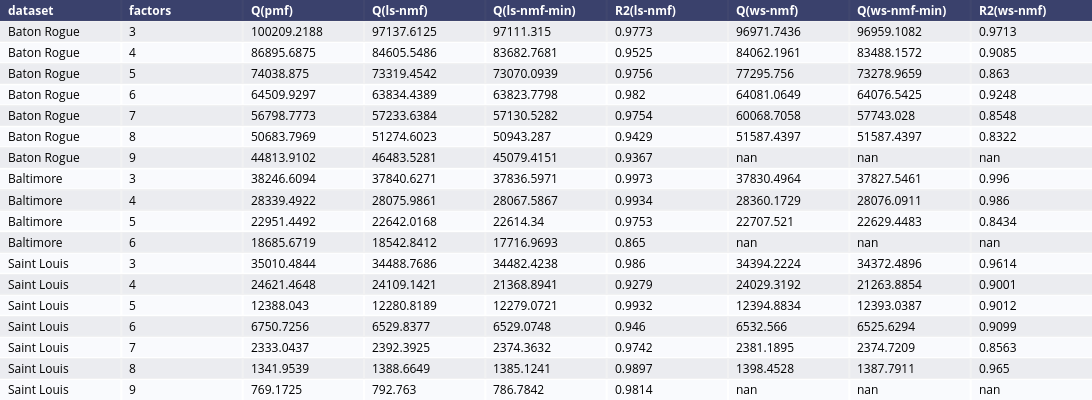

Notebook cell for this chart:
### Markdown cell above
##### Q/Loss Comparison
Here the three different datasets were tested using both algorithms. 200 models were created for each dataset, each factor count, and each algorithm. The most compariable Q and $R^2$ are shown, along with the best performing (lowest Q) model Q is shown. The NaN were models that had not yet been completed. Each model requires a comparison of all permutations of the factor ordering to the PMF5 output, making comparison of factors > 5 time consuming to complete for 200 models. The $R^2$ value is the total average, the comparison of the factor profile (H matrix), the factor contribution (W matrix), and the model concentration output (WH).

### Code cell
q_analysis_file = "q_analysis.json"
q_analysis = {}
with open(q_analysis_file, "r") as data_file:
    q_analysis = json.load(data_file)
q_df = pd.DataFrame(q_analysis.values())
q_df["dataset"].replace({"br": "Baton Rogue", "b": "Baltimore", "sl": "Saint Louis"}, inplace=True)
q_df.rename(columns={"Q(ls-nmf-R2)": "R2(ls-nmf)", "Q(ws-nmf-R2)": "R2(ws-nmf)"}, inplace=True)
q_df = q_df.round(decimals=4)
q_fig = ff.create_table(q_df)
q_fig.update_layout(width=1200, height=400)
q_fig.show()

### Figure 1 — Plotly figure (JSON) as saved in the notebook; plotly's stock layout.template omitted (floating-point values rounded to 4 significant figures; data arrays with more than 128 entries replaced by an {"elided": "..."} marker saying what was removed)
{"data": [{"colorscale": [[0, "#00083e"], [0.5, "#ededee"], [1, "#ffffff"]], "hoverinfo": "none", "opacity": 0.75, "showscale": false, "type": "heatmap", "z": {"elided": "19x9 float values"}}], "layout": {"annotations": [{"align": "left", "font": {"color": "#ffffff"}, "showarrow": false, "text": "<b>dataset</b>", "x": -0.45, "xanchor": "left", "xref": "x", "y": 0, "yref": "y"}, {"align": "left", "font": {"color": "#ffffff"}, "showarrow": false, "text": "<b>factors</b>", "x": 0.55, "xanchor": "left", "xref": "x", "y": 0, "yref": "y"}, {"align": "left", "font": {"color": "#ffffff"}, "showarrow": false, "text": "<b>Q(pmf)</b>", "x": 1.55, "xanchor": "left", "xref": "x", "y": 0, "yref": "y"}, {"align": "left", "font": {"color": "#ffffff"}, "showarrow": false, "text": "<b>Q(ls-nmf)</b>", "x": 2.55, "xanchor": "left", "xref": "x", "y": 0, "yref": "y"}, {"align": "left", "font": {"color": "#ffffff"}, "showarrow": false, "text": "<b>Q(ls-nmf-min)</b>", "x": 3.55, "xanchor": "left", "xref": "x", "y": 0, "yref": "y"}, {"align": "left", "font": {"color": "#ffffff"}, "showarrow": false, "text": "<b>R2(ls-nmf)</b>", "x": 4.55, "xanchor": "left", "xref": "x", "y": 0, "yref": "y"}, {"align": "left", "font": {"color": "#ffffff"}, "showarrow": false, "text": "<b>Q(ws-nmf)</b>", "x": 5.55, "xanchor": "left", "xref": "x", "y": 0, "yref": "y"}, {"align": "left", "font": {"color": "#ffffff"}, "showarrow": false, "text": "<b>Q(ws-nmf-min)</b>", "x": 6.55, "xanchor": "left", "xref": "x", "y": 0, "yref": "y"}, {"align": "left", "font": {"color": "#ffffff"}, "showarrow": false, "text": "<b>R2(ws-nmf)</b>", "x": 7.55, "xanchor": "left", "xref": "x", "y": 0, "yref": "y"}, {"align": "left", "font": {"color": "#000000"}, "showarrow": false, "text": "Baton Rogue", "x": -0.45, "xanchor": "left", "xref": "x", "y": 1, "yref": "y"}, {"align": "left", "font": {"color": "#000000"}, "showarrow": false, "text": "3", "x": 0.55, "xanchor": "left", "xref": "x", "y": 1, "yref": "y"}, {"align": "left", "font": {"color": "#000000"}, "showarrow": false, "text": "100209.2188", "x": 1.55, "xanchor": "left", "xref": "x", "y": 1, "yref": "y"}, {"align": "left", "font": {"color": "#000000"}, "showarrow": false, "text": "97137.6125", "x": 2.55, "xanchor": "left", "xref": "x", "y": 1, "yref": "y"}, {"align": "left", "font": {"color": "#000000"}, "showarrow": false, "text": "97111.315", "x": 3.55, "xanchor": "left", "xref": "x", "y": 1, "yref": "y"}, {"align": "left", "font": {"color": "#000000"}, "showarrow": false, "text": "0.9773", "x": 4.55, "xanchor": "left", "xref": "x", "y": 1, "yref": "y"}, {"align": "left", "font": {"color": "#000000"}, "showarrow": false, "text": "96971.7436", "x": 5.55, "xanchor": "left", "xref": "x", "y": 1, "yref": "y"}, {"align": "left", "font": {"color": "#000000"}, "showarrow": false, "text": "96959.1082", "x": 6.55, "xanchor": "left", "xref": "x", "y": 1, "yref": "y"}, {"align": "left", "font": {"color": "#000000"}, "showarrow": false, "text": "0.9713", "x": 7.55, "xanchor": "left", "xref": "x", "y": 1, "yref": "y"}, {"align": "left", "font": {"color": "#000000"}, "showarrow": false, "text": "Baton Rogue", "x": -0.45, "xanchor": "left", "xref": "x", "y": 2, "yref": "y"}, {"align": "left", "font": {"color": "#000000"}, "showarrow": false, "text": "4", "x": 0.55, "xanchor": "left", "xref": "x", "y": 2, "yref": "y"}, {"align": "left", "font": {"color": "#000000"}, "showarrow": false, "text": "86895.6875", "x": 1.55, "xanchor": "left", "xref": "x", "y": 2, "yref": "y"}, {"align": "left", "font": {"color": "#000000"}, "showarrow": false, "text": "84605.5486", "x": 2.55, "xanchor": "left", "xref": "x", "y": 2, "yref": "y"}, {"align": "left", "font": {"color": "#000000"}, "showarrow": false, "text": "83682.7681", "x": 3.55, "xanchor": "left", "xref": "x", "y": 2, "yref": "y"}, {"align": "left", "font": {"color": "#000000"}, "showarrow": false, "text": "0.9525", "x": 4.55, "xanchor": "left", "xref": "x", "y": 2, "yref": "y"}, {"align": "left", "font": {"color": "#000000"}, "showarrow": false, "text": "84062.1961", "x": 5.55, "xanchor": "left", "xref": "x", "y": 2, "yref": "y"}, {"align": "left", "font": {"color": "#000000"}, "showarrow": false, "text": "83488.1572", "x": 6.55, "xanchor": "left", "xref": "x", "y": 2, "yref": "y"}, {"align": "left", "font": {"color": "#000000"}, "showarrow": false, "text": "0.9085", "x": 7.55, "xanchor": "left", "xref": "x", "y": 2, "yref": "y"}, {"align": "left", "font": {"color": "#000000"}, "showarrow": false, "text": "Baton Rogue", "x": -0.45, "xanchor": "left", "xref": "x", "y": 3, "yref": "y"}, {"align": "left", "font": {"color": "#000000"}, "showarrow": false, "text": "5", "x": 0.55, "xanchor": "left", "xref": "x", "y": 3, "yref": "y"}, {"align": "left", "font": {"color": "#000000"}, "showarrow": false, "text": "74038.875", "x": 1.55, "xanchor": "left", "xref": "x", "y": 3, "yref": "y"}, {"align": "left", "font": {"color": "#000000"}, "showarrow": false, "text": "73319.4542", "x": 2.55, "xanchor": "left", "xref": "x", "y": 3, "yref": "y"}, {"align": "left", "font": {"color": "#000000"}, "showarrow": false, "text": "73070.0939", "x": 3.55, "xanchor": "left", "xref": "x", "y": 3, "yref": "y"}, {"align": "left", "font": {"color": "#000000"}, "showarrow": false, "text": "0.9756", "x": 4.55, "xanchor": "left", "xref": "x", "y": 3, "yref": "y"}, {"align": "left", "font": {"color": "#000000"}, "showarrow": false, "text": "77295.756", "x": 5.55, "xanchor": "left", "xref": "x", "y": 3, "yref": "y"}, {"align": "left", "font": {"color": "#000000"}, "showarrow": false, "text": "73278.9659", "x": 6.55, "xanchor": "left", "xref": "x", "y": 3, "yref": "y"}, {"align": "left", "font": {"color": "#000000"}, "showarrow": false, "text": "0.863", "x": 7.55, "xanchor": "left", "xref": "x", "y": 3, "yref": "y"}, {"align": "left", "font": {"color": "#000000"}, "showarrow": false, "text": "Baton Rogue", "x": -0.45, "xanchor": "left", "xref": "x", "y": 4, "yref": "y"}, {"align": "left", "font": {"color": "#000000"}, "showarrow": false, "text": "6", "x": 0.55, "xanchor": "left", "xref": "x", "y": 4, "yref": "y"}, {"align": "left", "font": {"color": "#000000"}, "showarrow": false, "text": "64509.9297", "x": 1.55, "xanchor": "left", "xref": "x", "y": 4, "yref": "y"}, {"align": "left", "font": {"color": "#000000"}, "showarrow": false, "text": "63834.4389", "x": 2.55, "xanchor": "left", "xref": "x", "y": 4, "yref": "y"}, {"align": "left", "font": {"color": "#000000"}, "showarrow": false, "text": "63823.7798", "x": 3.55, "xanchor": "left", "xref": "x", "y": 4, "yref": "y"}, {"align": "left", "font": {"color": "#000000"}, "showarrow": false, "text": "0.982", "x": 4.55, "xanchor": "left", "xref": "x", "y": 4, "yref": "y"}, {"align": "left", "font": {"color": "#000000"}, "showarrow": false, "text": "64081.0649", "x": 5.55, "xanchor": "left", "xref": "x", "y": 4, "yref": "y"}, {"align": "left", "font": {"color": "#000000"}, "showarrow": false, "text": "64076.5425", "x": 6.55, "xanchor": "left", "xref": "x", "y": 4, "yref": "y"}, {"align": "left", "font": {"color": "#000000"}, "showarrow": false, "text": "0.9248", "x": 7.55, "xanchor": "left", "xref": "x", "y": 4, "yref": "y"}, {"align": "left", "font": {"color": "#000000"}, "showarrow": false, "text": "Baton Rogue", "x": -0.45, "xanchor": "left", "xref": "x", "y": 5, "yref": "y"}, {"align": "left", "font": {"color": "#000000"}, "showarrow": false, "text": "7", "x": 0.55, "xanchor": "left", "xref": "x", "y": 5, "yref": "y"}, {"align": "left", "font": {"color": "#000000"}, "showarrow": false, "text": "56798.7773", "x": 1.55, "xanchor": "left", "xref": "x", "y": 5, "yref": "y"}, {"align": "left", "font": {"color": "#000000"}, "showarrow": false, "text": "57233.6384", "x": 2.55, "xanchor": "left", "xref": "x", "y": 5, "yref": "y"}, {"align": "left", "font": {"color": "#000000"}, "showarrow": false, "text": "57130.5282", "x": 3.55, "xanchor": "left", "xref": "x", "y": 5, "yref": "y"}, {"align": "left", "font": {"color": "#000000"}, "showarrow": false, "text": "0.9754", "x": 4.55, "xanchor": "left", "xref": "x", "y": 5, "yref": "y"}, {"align": "left", "font": {"color": "#000000"}, "showarrow": false, "text": "60068.7058", "x": 5.55, "xanchor": "left", "xref": "x", "y": 5, "yref": "y"}, {"align": "left", "font": {"color": "#000000"}, "showarrow": false, "text": "57743.028", "x": 6.55, "xanchor": "left", "xref": "x", "y": 5, "yref": "y"}, {"align": "left", "font": {"color": "#000000"}, "showarrow": false, "text": "0.8548", "x": 7.55, "xanchor": "left", "xref": "x", "y": 5, "yref": "y"}, {"align": "left", "font": {"color": "#000000"}, "showarrow": false, "text": "Baton Rogue", "x": -0.45, "xanchor": "left", "xref": "x", "y": 6, "yref": "y"}, {"align": "left", "font": {"color": "#000000"}, "showarrow": false, "text": "8", "x": 0.55, "xanchor": "left", "xref": "x", "y": 6, "yref": "y"}, {"align": "left", "font": {"color": "#000000"}, "showarrow": false, "text": "50683.7969", "x": 1.55, "xanchor": "left", "xref": "x", "y": 6, "yref": "y"}, {"align": "left", "font": {"color": "#000000"}, "showarrow": false, "text": "51274.6023", "x": 2.55, "xanchor": "left", "xref": "x", "y": 6, "yref": "y"}, {"align": "left", "font": {"color": "#000000"}, "showarrow": false, "text": "50943.287", "x": 3.55, "xanchor": "left", "xref": "x", "y": 6, "yref": "y"}, {"align": "left", "font": {"color": "#000000"}, "showarrow": false, "text": "0.9429", "x": 4.55, "xanchor": "left", "xref": "x", "y": 6, "yref": "y"}, {"align": "left", "font": {"color": "#000000"}, "showarrow": false, "text": "51587.4397", "x": 5.55, "xanchor": "left", "xref": "x", "y": 6, "yref": "y"}, {"align": "left", "font": {"color": "#000000"}, "showarrow": false, "text": "51587.4397", "x": 6.55, "xanchor": "left", "xref": "x", "y": 6, "yref": "y"}, {"align": "left", "font": {"color": "#000000"}, "showarrow": false, "text": "0.8322", "x": 7.55, "xanchor": "left", "xref": "x", "y": 6, "yref": "y"}, {"align": "left", "font": {"color": "#000000"}, "showarrow": false, "text": "Baton Rogue", "x": -0.45, "xanchor": "left", "xref": "x", "y": 7, "yref": "y"}, {"align": "left", "font": {"color": "#000000"}, "showarrow": false, "text": "9", "x": 0.55, "xanchor": "left", "xref": "x", "y": 7, "yref": "y"}, {"align": "left", "font": {"color": "#000000"}, "showarrow": false, "text": "44813.9102", "x": 1.55, "xanchor": "left", "xref": "x", "y": 7, "yref": "y"}, {"align": "left", "font": {"color": "#000000"}, "showarrow": false, "text": "46483.5281", "x": 2.55, "xanchor": "left", "xref": "x", "y": 7, "yref": "y"}, {"align": "left", "font": {"color": "#000000"}, "showarrow": false, "text": "45079.4151", "x": 3.55, "xanchor": "left", "xref": "x", "y": 7, "yref": "y"}, {"align": "left", "font": {"color": "#000000"}, "showarrow": false, "text": "0.9367", "x": 4.55, "xanchor": "left", "xref": "x", "y": 7, "yref": "y"}, {"align": "left", "font": {"color": "#000000"}, "showarrow": false, "text": "nan", "x": 5.55, "xanchor": "left", "xref": "x", "y": 7, "yref": "y"}, {"align": "left", "font": {"color": "#000000"}, "showarrow": false, "text": "nan", "x": 6.55, "xanchor": "left", "xref": "x", "y": 7, "yref": "y"}, {"align": "left", "font": {"color": "#000000"}, "showarrow": false, "text": "nan", "x": 7.55, "xanchor": "left", "xref": "x", "y": 7, "yref": "y"}, {"align": "left", "font": {"color": "#000000"}, "showarrow": false, "text": "Baltimore", "x": -0.45, "xanchor": "left", "xref": "x", "y": 8, "yref": "y"}, {"align": "left", "font": {"color": "#000000"}, "showarrow": false, "text": "3", "x": 0.55, "xanchor": "left", "xref": "x", "y": 8, "yref": "y"}, {"align": "left", "font": {"color": "#000000"}, "showarrow": false, "text": "38246.6094", "x": 1.55, "xanchor": "left", "xref": "x", "y": 8, "yref": "y"}, {"align": "left", "font": {"color": "#000000"}, "showarrow": false, "text": "37840.6271", "x": 2.55, "xanchor": "left", "xref": "x", "y": 8, "yref": "y"}, {"align": "left", "font": {"color": "#000000"}, "showarrow": false, "text": "37836.5971", "x": 3.55, "xanchor": "left", "xref": "x", "y": 8, "yref": "y"}, {"align": "left", "font": {"color": "#000000"}, "showarrow": false, "text": "0.9973", "x": 4.55, "xanchor": "left", "xref": "x", "y": 8, "yref": "y"}, {"align": "left", "font": {"color": "#000000"}, "showarrow": false, "text": "37830.4964", "x": 5.55, "xanchor": "left", "xref": "x", "y": 8, "yref": "y"}, {"align": "left", "font": {"color": "#000000"}, "showarrow": false, "text": "37827.5461", "x": 6.55, "xanchor": "left", "xref": "x", "y": 8, "yref": "y"}, {"align": "left", "font": {"color": "#000000"}, "showarrow": false, "text": "0.996", "x": 7.55, "xanchor": "left", "xref": "x", "y": 8, "yref": "y"}, {"align": "left", "font": {"color": "#000000"}, "showarrow": false, "text": "Baltimore", "x": -0.45, "xanchor": "left", "xref": "x", "y": 9, "yref": "y"}, {"align": "left", "font": {"color": "#000000"}, "showarrow": false, "text": "4", "x": 0.55, "xanchor": "left", "xref": "x", "y": 9, "yref": "y"}, {"align": "left", "font": {"color": "#000000"}, "showarrow": false, "text": "28339.4922", "x": 1.55, "xanchor": "left", "xref": "x", "y": 9, "yref": "y"}, {"align": "left", "font": {"color": "#000000"}, "showarrow": false, "text": "28075.9861", "x": 2.55, "xanchor": "left", "xref": "x", "y": 9, "yref": "y"}, {"align": "left", "font": {"color": "#000000"}, "showarrow": false, "text": "28067.5867", "x": 3.55, "xanchor": "left", "xref": "x", "y": 9, "yref": "y"}, {"align": "left", "font": {"color": "#000000"}, "showarrow": false, "text": "0.9934", "x": 4.55, "xanchor": "left", "xref": "x", "y": 9, "yref": "y"}, {"align": "left", "font": {"color": "#000000"}, "showarrow": false, "text": "28360.1729", "x": 5.55, "xanchor": "left", "xref": "x", "y": 9, "yref": "y"}, {"align": "left", "font": {"color": "#000000"}, "showarrow": false, "text": "28076.0911", "x": 6.55, "xanchor": "left", "xref": "x", "y": 9, "yref": "y"}, {"align": "left", "font": {"color": "#000000"}, "showarrow": false, "text": "0.986", "x": 7.55, "xanchor": "left", "xref": "x", "y": 9, "yref": "y"}, {"align": "left", "font": {"color": "#000000"}, "showarrow": false, "text": "Baltimore", "x": -0.45, "xanchor": "left", "xref": "x", "y": 10, "yref": "y"}, {"align": "left", "font": {"color": "#000000"}, "showarrow": false, "text": "5", "x": 0.55, "xanchor": "left", "xref": "x", "y": 10, "yref": "y"}, {"align": "left", "font": {"color": "#000000"}, "showarrow": false, "text": "22951.4492", "x": 1.55, "xanchor": "left", "xref": "x", "y": 10, "yref": "y"}, {"align": "left", "font": {"color": "#000000"}, "showarrow": false, "text": "22642.0168", "x": 2.55, "xanchor": "left", "xref": "x", "y": 10, "yref": "y"}, {"align": "left", "font": {"color": "#000000"}, "showarrow": false, "text": "22614.34", "x": 3.55, "xanchor": "left", "xref": "x", "y": 10, "yref": "y"}, {"align": "left", "font": {"color": "#000000"}, "showarrow": false, "text": "0.9753", "x": 4.55, "xanchor": "left", "xref": "x", "y": 10, "yref": "y"}, {"align": "left", "font": {"color": "#000000"}, "showarrow": false, "text": "22707.521", "x": 5.55, "xanchor": "left", "xref": "x", "y": 10, "yref": "y"}, {"align": "left", "font": {"color": "#000000"}, "showarrow": false, "text": "22629.4483", "x": 6.55, "xanchor": "left", "xref": "x", "y": 10, "yref": "y"}, {"align": "left", "font": {"color": "#000000"}, "showarrow": false, "text": "0.8434", "x": 7.55, "xanchor": "left", "xref": "x", "y": 10, "yref": "y"}, {"align": "left", "font": {"color": "#000000"}, "showarrow": false, "text": "Baltimore", "x": -0.45, "xanchor": "left", "xref": "x", "y": 11, "yref": "y"}, {"align": "left", "font": {"color": "#000000"}, "showarrow": false, "text": "6", "x": 0.55, "xanchor": "left", "xref": "x", "y": 11, "yref": "y"}, {"align": "left", "font": {"color": "#000000"}, "showarrow": false, "text": "18685.6719", "x": 1.55, "xanchor": "left", "xref": "x", "y": 11, "yref": "y"}, {"align": "left", "font": {"color": "#000000"}, "showarrow": false, "text": "18542.8412", "x": 2.55, "xanchor": "left", "xref": "x", "y": 11, "yref": "y"}, {"align": "left", "font": {"color": "#000000"}, "showarrow": false, "text": "17716.9693", "x": 3.55, "xanchor": "left", "xref": "x", "y": 11, "yref": "y"}, {"align": "left", "font": {"color": "#000000"}, "showarrow": false, "text": "0.865", "x": 4.55, "xanchor": "left", "xref": "x", "y": 11, "yref": "y"}, {"align": "left", "font": {"color": "#000000"}, "showarrow": false, "text": "nan", "x": 5.55, "xanchor": "left", "xref": "x", "y": 11, "yref": "y"}, {"align": "left", "font": {"color": "#000000"}, "showarrow": false, "text": "nan", "x": 6.55, "xanchor": "left", "xref": "x", "y": 11, "yref": "y"}, {"align": "left", "font": {"color": "#000000"}, "showarrow": false, "text": "nan", "x": 7.55, "xanchor": "left", "xref": "x", "y": 11, "yref": "y"}, {"align": "left", "font": {"color": "#000000"}, "showarrow": false, "text": "Saint Louis", "x": -0.45, "xanchor": "left", "xref": "x", "y": 12, "yref": "y"}, {"align": "left", "font": {"color": "#000000"}, "showarrow": false, "text": "3", "x": 0.55, "xanchor": "left", "xref": "x", "y": 12, "yref": "y"}, {"align": "left", "font": {"color": "#000000"}, "showarrow": false, "text": "35010.4844", "x": 1.55, "xanchor": "left", "xref": "x", "y": 12, "yref": "y"}, {"align": "left", "font": {"color": "#000000"}, "showarrow": false, "text": "34488.7686", "x": 2.55, "xanchor": "left", "xref": "x", "y": 12, "yref": "y"}, {"align": "left", "font": {"color": "#000000"}, "showarrow": false, "text": "34482.4238", "x": 3.55, "xanchor": "left", "xref": "x", "y": 12, "yref": "y"}, {"align": "left", "font": {"color": "#000000"}, "showarrow": false, "text": "0.986", "x": 4.55, "xanchor": "left", "xref": "x", "y": 12, "yref": "y"}, {"align": "left", "font": {"color": "#000000"}, "showarrow": false, "text": "34394.2224", "x": 5.55, "xanchor": "left", "xref": "x", "y": 12, "yref": "y"}, {"align": "left", "font": {"color": "#000000"}, "showarrow": false, "text": "34372.4896", "x": 6.55, "xanchor": "left", "xref": "x", "y": 12, "yref": "y"}, {"align": "left", "font": {"color": "#000000"}, "showarrow": false, "text": "0.9614", "x": 7.55, "xanchor": "left", "xref": "x", "y": 12, "yref": "y"}, {"align": "left", "font": {"color": "#000000"}, "showarrow": false, "text": "Saint Louis", "x": -0.45, "xanchor": "left", "xref": "x", "y": 13, "yref": "y"}, {"align": "left", "font": {"color": "#000000"}, "showarrow": false, "text": "4", "x": 0.55, "xanchor": "left", "xref": "x", "y": 13, "yref": "y"}, {"align": "left", "font": {"color": "#000000"}, "showarrow": false, "text": "24621.4648", "x": 1.55, "xanchor": "left", "xref": "x", "y": 13, "yref": "y"}, {"align": "left", "font": {"color": "#000000"}, "showarrow": false, "text": "24109.1421", "x": 2.55, "xanchor": "left", "xref": "x", "y": 13, "yref": "y"}, {"align": "left", "font": {"color": "#000000"}, "showarrow": false, "text": "21368.8941", "x": 3.55, "xanchor": "left", "xref": "x", "y": 13, "yref": "y"}, {"align": "left", "font": {"color": "#000000"}, "showarrow": false, "text": "0.9279", "x": 4.55, "xanchor": "left", "xref": "x", "y": 13, "yref": "y"}, {"align": "left", "font": {"color": "#000000"}, "showarrow": false, "text": "24029.3192", "x": 5.55, "xanchor": "left", "xref": "x", "y": 13, "yref": "y"}, {"align": "left", "font": {"color": "#000000"}, "showarrow": false, "text": "21263.8854", "x": 6.55, "xanchor": "left", "xref": "x", "y": 13, "yref": "y"}, {"align": "left", "font": {"color": "#000000"}, "showarrow": false, "text": "0.9001", "x": 7.55, "xanchor": "left", "xref": "x", "y": 13, "yref": "y"}, {"align": "left", "font": {"color": "#000000"}, "showarrow": false, "text": "Saint Louis", "x": -0.45, "xanchor": "left", "xref": "x", "y": 14, "yref": "y"}, {"align": "left", "font": {"color": "#000000"}, "showarrow": false, "text": "5", "x": 0.55, "xanchor": "left", "xref": "x", "y": 14, "yref": "y"}, {"align": "left", "font": {"color": "#000000"}, "showarrow": false, "text": "12388.043", "x": 1.55, "xanchor": "left", "xref": "x", "y": 14, "yref": "y"}, {"align": "left", "font": {"color": "#000000"}, "showarrow": false, "text": "12280.8189", "x": 2.55, "xanchor": "left", "xref": "x", "y": 14, "yref": "y"}, {"align": "left", "font": {"color": "#000000"}, "showarrow": false, "text": "12279.0721", "x": 3.55, "xanchor": "left", "xref": "x", "y": 14, "yref": "y"}, {"align": "left", "font": {"color": "#000000"}, "showarrow": false, "text": "0.9932", "x": 4.55, "xanchor": "left", "xref": "x", "y": 14, "yref": "y"}, {"align": "left", "font": {"color": "#000000"}, "showarrow": false, "text": "12394.8834", "x": 5.55, "xanchor": "left", "xref": "x", "y": 14, "yref": "y"}, {"align": "left", "font": {"color": "#000000"}, "showarrow": false, "text": "12393.0387", "x": 6.55, "xanchor": "left", "xref": "x", "y": 14, "yref": "y"}, {"align": "left", "font": {"color": "#000000"}, "showarrow": false, "text": "0.9012", "x": 7.55, "xanchor": "left", "xref": "x", "y": 14, "yref": "y"}, {"align": "left", "font": {"color": "#000000"}, "showarrow": false, "text": "Saint Louis", "x": -0.45, "xanchor": "left", "xref": "x", "y": 15, "yref": "y"}, {"align": "left", "font": {"color": "#000000"}, "showarrow": false, "text": "6", "x": 0.55, "xanchor": "left", "xref": "x", "y": 15, "yref": "y"}, {"align": "left", "font": {"color": "#000000"}, "showarrow": false, "text": "6750.7256", "x": 1.55, "xanchor": "left", "xref": "x", "y": 15, "yref": "y"}, {"align": "left", "font": {"color": "#000000"}, "showarrow": false, "text": "6529.8377", "x": 2.55, "xanchor": "left", "xref": "x", "y": 15, "yref": "y"}, {"align": "left", "font": {"color": "#000000"}, "showarrow": false, "text": "6529.0748", "x": 3.55, "xanchor": "left", "xref": "x", "y": 15, "yref": "y"}, {"align": "left", "font": {"color": "#000000"}, "showarrow": false, "text": "0.946", "x": 4.55, "xanchor": "left", "xref": "x", "y": 15, "yref": "y"}, {"align": "left", "font": {"color": "#000000"}, "showarrow": false, "text": "6532.566", "x": 5.55, "xanchor": "left", "xref": "x", "y": 15, "yref": "y"}, {"align": "left", "font": {"color": "#000000"}, "showarrow": false, "text": "6525.6294", "x": 6.55, "xanchor": "left", "xref": "x", "y": 15, "yref": "y"}, {"align": "left", "font": {"color": "#000000"}, "showarrow": false, "text": "0.9099", "x": 7.55, "xanchor": "left", "xref": "x", "y": 15, "yref": "y"}, {"align": "left", "font": {"color": "#000000"}, "showarrow": false, "text": "Saint Louis", "x": -0.45, "xanchor": "left", "xref": "x", "y": 16, "yref": "y"}, {"align": "left", "font": {"color": "#000000"}, "showarrow": false, "text": "7", "x": 0.55, "xanchor": "left", "xref": "x", "y": 16, "yref": "y"}, {"align": "left", "font": {"color": "#000000"}, "showarrow": false, "text": "2333.0437", "x": 1.55, "xanchor": "left", "xref": "x", "y": 16, "yref": "y"}, {"align": "left", "font": {"color": "#000000"}, "showarrow": false, "text": "2392.3925", "x": 2.55, "xanchor": "left", "xref": "x", "y": 16, "yref": "y"}, {"align": "left", "font": {"color": "#000000"}, "showarrow": false, "text": "2374.3632", "x": 3.55, "xanchor": "left", "xref": "x", "y": 16, "yref": "y"}, {"align": "left", "font": {"color": "#000000"}, "showarrow": false, "text": "0.9742", "x": 4.55, "xanchor": "left", "xref": "x", "y": 16, "yref": "y"}, {"align": "left", "font": {"color": "#000000"}, "showarrow": false, "text": "2381.1895", "x": 5.55, "xanchor": "left", "xref": "x", "y": 16, "yref": "y"}, {"align": "left", "font": {"color": "#000000"}, "showarrow": false, "text": "2374.7209", "x": 6.55, "xanchor": "left", "xref": "x", "y": 16, "yref": "y"}, {"align": "left", "font": {"color": "#000000"}, "showarrow": false, "text": "0.8563", "x": 7.55, "xanchor": "left", "xref": "x", "y": 16, "yref": "y"}, {"align": "left", "font": {"color": "#000000"}, "showarrow": false, "text": "Saint Louis", "x": -0.45, "xanchor": "left", "xref": "x", "y": 17, "yref": "y"}, {"align": "left", "font": {"color": "#000000"}, "showarrow": false, "text": "8", "x": 0.55, "xanchor": "left", "xref": "x", "y": 17, "yref": "y"}, {"align": "left", "font": {"color": "#000000"}, "showarrow": false, "text": "1341.9539", "x": 1.55, "xanchor": "left", "xref": "x", "y": 17, "yref": "y"}, {"align": "left", "font": {"color": "#000000"}, "showarrow": false, "text": "1388.6649", "x": 2.55, "xanchor": "left", "xref": "x", "y": 17, "yref": "y"}, {"align": "left", "font": {"color": "#000000"}, "showarrow": false, "text": "1385.1241", "x": 3.55, "xanchor": "left", "xref": "x", "y": 17, "yref": "y"}, {"align": "left", "font": {"color": "#000000"}, "showarrow": false, "text": "0.9897", "x": 4.55, "xanchor": "left", "xref": "x", "y": 17, "yref": "y"}, {"align": "left", "font": {"color": "#000000"}, "showarrow": false, "text": "1398.4528", "x": 5.55, "xanchor": "left", "xref": "x", "y": 17, "yref": "y"}, {"align": "left", "font": {"color": "#000000"}, "showarrow": false, "text": "1387.7911", "x": 6.55, "xanchor": "left", "xref": "x", "y": 17, "yref": "y"}, {"align": "left", "font": {"color": "#000000"}, "showarrow": false, "text": "0.965", "x": 7.55, "xanchor": "left", "xref": "x", "y": 17, "yref": "y"}, {"align": "left", "font": {"color": "#000000"}, "showarrow": false, "text": "Saint Louis", "x": -0.45, "xanchor": "left", "xref": "x", "y": 18, "yref": "y"}, {"align": "left", "font": {"color": "#000000"}, "showarrow": false, "text": "9", "x": 0.55, "xanchor": "left", "xref": "x", "y": 18, "yref": "y"}, {"align": "left", "font": {"color": "#000000"}, "showarrow": false, "text": "769.1725", "x": 1.55, "xanchor": "left", "xref": "x", "y": 18, "yref": "y"}, {"align": "left", "font": {"color": "#000000"}, "showarrow": false, "text": "792.763", "x": 2.55, "xanchor": "left", "xref": "x", "y": 18, "yref": "y"}, {"align": "left", "font": {"color": "#000000"}, "showarrow": false, "text": "786.7842", "x": 3.55, "xanchor": "left", "xref": "x", "y": 18, "yref": "y"}, {"align": "left", "font": {"color": "#000000"}, "showarrow": false, "text": "0.9814", "x": 4.55, "xanchor": "left", "xref": "x", "y": 18, "yref": "y"}, {"align": "left", "font": {"color": "#000000"}, "showarrow": false, "text": "nan", "x": 5.55, "xanchor": "left", "xref": "x", "y": 18, "yref": "y"}, {"align": "left", "font": {"color": "#000000"}, "showarrow": false, "text": "nan", "x": 6.55, "xanchor": "left", "xref": "x", "y": 18, "yref": "y"}, {"align": "left", "font": {"color": "#000000"}, "showarrow": false, "text": "nan", "x": 7.55, "xanchor": "left", "xref": "x", "y": 18, "yref": "y"}], "height": 400, "margin": {"b": 0, "l": 0, "r": 0, "t": 0}, "width": 1200, "xaxis": {"autorange": true, "dtick": 1, "gridwidth": 2, "range": [-0.5, 8.5], "showticklabels": false, "tick0": -0.5, "ticks": "", "zeroline": false}, "yaxis": {"autorange": true, "dtick": 1, "gridwidth": 2, "range": [18.5, -0.5], "showticklabels": false, "tick0": 0.5, "ticks": "", "zeroline": false}}}
